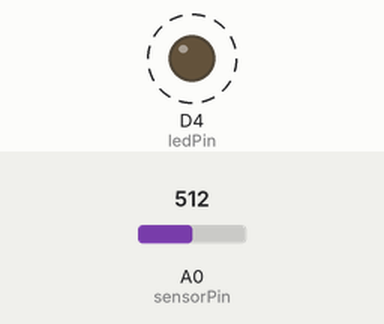
Simulated run of this sketch. Board: ESP8266 (NodeMCU). Shown: output pins drawn as LEDs (lit = HIGH). Dashed ring = blinking. The inputs (shaded band) are chosen by the test bench; at power-on: A0 (sensorPin) = 512.

Above: at 1.8 s.
1.9 s: A0 (sensorPin) set to 0
At 2.4 s:
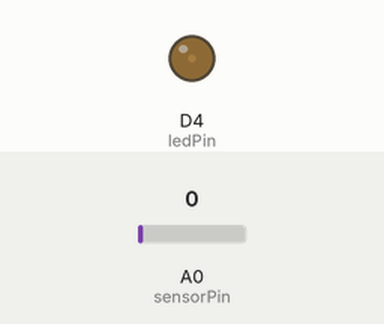
3.6 s: A0 (sensorPin) set to 122
At 3.66 s:
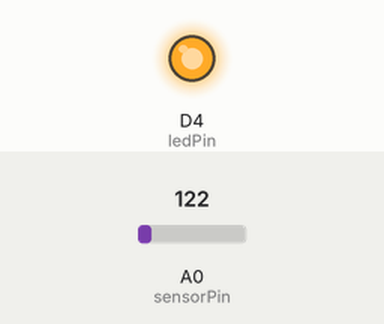
Timing chart, 0 to 13.1 s (numbered marks = the images above; inputs shaded):
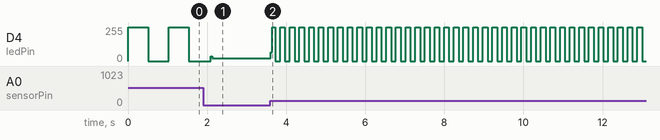

The sketch:

Control_LED_Interno_conPotenciometro.ino
```cpp
int sensorPin = A0;   // Selecciona el pin de entrada para el potenciómetro (sensor analógico).
int ledPin = D4;      // Selecciona el pin para el LED.
int sensorValue = 0;  // Variable para almacenar el valor proveniente del sensor.

void setup() {
  // Declara el ledPin como una salida:
  pinMode(ledPin, OUTPUT);
}

void loop() {
  // Lee el valor del sensor:
  sensorValue = analogRead(sensorPin);
  // Enciende el ledPin:
  digitalWrite(ledPin, HIGH);
  // Detiene el programa por <sensorValue> milisegundos:
  delay(sensorValue);
  // Apaga el ledPin:
  digitalWrite(ledPin, LOW);
  // Detiene el programa por <sensorValue> milisegundos:
  delay(sensorValue);
}
```

Measured:
- after the input at 3.6 s, D4 (ledPin): 20/255 → 67/255 at once, then moves between 0/255 and 255/255, repeating every 0.24 s
- by itself, D4 (ledPin): alternates 255/255 for 0.51 s and 0/255 for 0.51 s
